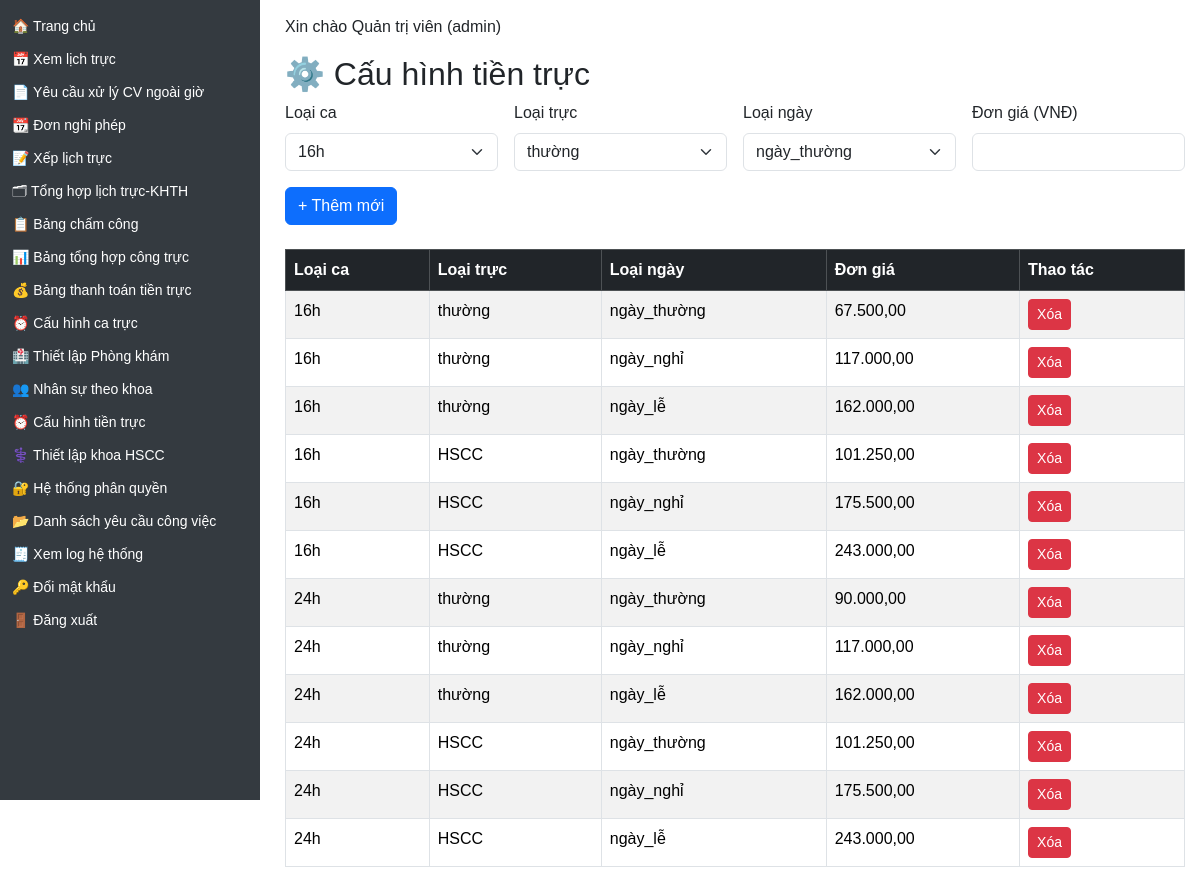
/shift-rate-config (signed in), run on the app's committed database.
### models/user.py (models this page shows)
class User(db.Model, UserMixin):
    __tablename__ = 'user'
    id = db.Column(db.Integer, primary_key=True)
    name = db.Column(db.String(100), nullable=False)
    username = db.Column(db.String(50), unique=True, nullable=False)
    password = db.Column(db.String(100), nullable=False)
    role = db.Column(db.String(20))  # admin / manager / user
    department = db.Column(db.String(100))
    position = db.Column(db.String(50))  # Bác sĩ / Điều dưỡng / KTV...
    contract_type = db.Column(db.String(50))  # Hợp đồng / Biên chế / v.v.
    email = db.Column(db.String(120))
    phone = db.Column(db.String(20))
    start_year = db.Column(db.Integer)  # ✅ Năm vào công tác (mới thêm)
    schedules = relationship("Schedule", back_populates="user")
    leave_requests = relationship('LeaveRequest', back_populates='user')

### models/shift_rate_config.py (models this page shows)
class ShiftRateConfig(db.Model):
    __tablename__ = 'shift_rate_config'
    id = db.Column(db.Integer, primary_key=True)
    ca_loai = db.Column(db.String(10), nullable=False)         # "16h" hoặc "24h"
    truc_loai = db.Column(db.String(10), nullable=False)       # "thường" hoặc "HSCC"
    ngay_loai = db.Column(db.String(20), nullable=False)       # "ngày_thường", "ngày_nghỉ", "ngày_lễ"
    don_gia = db.Column(db.Integer, nullable=False)            # Ví dụ: 117000

### app.py (the view, shortened to what this page needs)
@app.route('/shift-rate-config', methods=['GET', 'POST'])
def shift_rate_config():
    if session.get('role') != 'admin':
        return "Chỉ admin mới được phép truy cập."
    rates = ShiftRateConfig.query.all()
    return render_template('shift_rate_config.html', rates=rates)

### app.py (called while the page is built)
@login_manager.user_loader
def load_user(user_id):
    return db.session.get(User, int(user_id))

@app.context_processor
def inject_user():
    user = None
    if 'user_id' in session:
        user = db.session.get(User, session['user_id'])
    return dict(user=user)

@app.context_processor
def inject_helpers():
    return dict(get_titled_names=get_titled_names)

@app.context_processor
def inject_helpers():
    return dict(get_titled_names=get_titled_names)

### templates/shift_rate_config.html (shortened to what this page needs)
{% extends 'layout.html' %}
{% block content %}
<h2>⚙️ Cấu hình tiền trực</h2>
<form method="post" class="mb-4">
  <div class="row g-3">
    <div class="col-md-3">
      <label class="form-label">Loại ca</label>
      <select name="ca_loai" class="form-select">
        <option>16h</option>
      </select>
    </div>
    <div class="col-md-3">
      <label class="form-label">Loại trực</label>
      <select name="truc_loai" class="form-select">
        <option>thường</option>
      </select>
    </div>
    <div class="col-md-3">
      <label class="form-label">Loại ngày</label>
      <select name="ngay_loai" class="form-select">
        <option>ngày_thường</option>
      </select>
    </div>
    <div class="col-md-3">
      <label class="form-label">Đơn giá (VNĐ)</label>
      <input type="number" name="don_gia" class="form-control" required>
    </div>
  </div>
  <button type="submit" class="btn btn-primary mt-3">+ Thêm mới</button>
</form>
<table class="table table-bordered table-striped">
  <thead class="table-dark">
    <tr>
      <th>Loại ca</th><th>Loại trực</th><th>Loại ngày</th><th>Đơn giá</th><th>Thao tác</th>
    </tr>
  </thead>
  <tbody>
    {% for r in rates %}
    <tr>
      <td>{{ r.ca_loai }}</td>
      <td>{{ r.truc_loai }}</td>
      <td>{{ r.ngay_loai }}</td>
      <td>{{ "{:,.2f}".format(r.don_gia).replace(",", "X").replace(".", ",").replace("X", ".") }}</td>
      <td><a href="/shift-rate-config/delete/{{ r.id }}" class="btn btn-sm btn-danger">Xóa</a></td>
    </tr>
    {% endfor %}
  </tbody>
</table>
{% endblock %}

### templates/layout.html (shortened to what this page needs)
<!DOCTYPE html>
<html lang="vi">
<head>
  <link rel="stylesheet" href="https://cdn.jsdelivr.net/npm/bootstrap@5.3.3/dist/css/bootstrap.min.css">
</head>
<body>
  <div class="sidebar">
    <ul>
      <li><a href="/">🏠 Trang chủ</a></li>
      {% if session.get('role') in ['admin', 'user', 'manager'] %}
	<li><a href="/schedule">📅 Xem lịch trực</a></li>
	<li><a href="/yeu-cau-xu-ly-cong-viec">📄 Yêu cầu xử lý CV ngoài giờ</a></li>
	<li><a href="/leaves">📆 Đơn nghỉ phép</a></li>
      {% endif %}
      {% if session.get('role') in ['admin', 'manager'] %}
	<li><a href="/assign">📝 Xếp lịch trực</a></li>
        <li><a href="/report-all">🗂 Tổng hợp lịch trực-KHTH</a></li>
        <li><a href="/bang-cham-cong">📋 Bảng chấm công</a></li>
	<li><a href="/tong-hop-cong-truc-view">📊 Bảng tổng hợp công trực</a></li>
        <li><a href="{{ url_for('shift_payment_view') }}">💰 Bảng thanh toán tiền trực</a></li>
        <li><a href="/shifts">⏰ Cấu hình ca trực</a></li>
        <li><a class="nav-link" href="/clinic-rooms">🏥 Thiết lập Phòng khám</a></li>
        <li><a href="/users-by-department">👥 Nhân sự theo khoa</a></li>
      {% endif %}
      {% if session.get('role') == 'admin' %}
        <li><a href="/shift-rate-config">⏰ Cấu hình tiền trực</a></li>
        <li><a href="/configure-hscc">⚕️ Thiết lập khoa HSCC</a></li>
        <li><a href="/roles">🔐 Hệ thống phân quyền</a></li>
	<li><a href="/danh-sach-yeu-cau">📂 Danh sách yêu cầu công việc</a></li>
	<li><a href="{{ url_for('view_log') }}">🧾 Xem log hệ thống</a></li>
      {% endif %}
      <li><a href="/change-password">🔑 Đổi mật khẩu</a></li>
      <li><a href="/logout">🚪 Đăng xuất</a></li>
    </ul>
  </div>
  <div class="content">
    {% if user %}
      <p class="d-print-none">Xin chào {{ user.name }} ({{ user.role }})</p>
    {% else %}
      <p>Xin chào Khách</p>
    {% endif %}
    {% block content %}{% endblock %}
  </div>
</body>
</html>

### templates/layout.html (style rules this page uses)
body { margin: 0; font-family: Arial, sans-serif; }
.sidebar { height: 100vh; width: 260px; position: fixed; top: 0; left: 0; background-color: #343a40; padding-top: 10px; color: white; }
.sidebar ul { list-style-type: none; padding: 0; }
.sidebar ul li { padding: 6px 12px; font-size: 14px; }
.sidebar ul li a { color: white; text-decoration: none; display: block; }
.content { margin-left: 270px; padding: 15px; }

### data on the page
User: name "Quản trị viên", role "admin"
ShiftRateConfig: ca_loai "16h", truc_loai "thường", ngay_loai "ngày_thường", don_gia "67.500,00"
ShiftRateConfig: ca_loai "16h", truc_loai "thường", ngay_loai "ngày_nghỉ", don_gia "117.000,00"
ShiftRateConfig: ca_loai "16h", truc_loai "thường", ngay_loai "ngày_lễ", don_gia "162.000,00"
ShiftRateConfig: ca_loai "16h", truc_loai "HSCC", ngay_loai "ngày_thường", don_gia "101.250,00"
ShiftRateConfig: ca_loai "16h", truc_loai "HSCC", ngay_loai "ngày_nghỉ", don_gia "175.500,00"
ShiftRateConfig: ca_loai "16h", truc_loai "HSCC", ngay_loai "ngày_lễ", don_gia "243.000,00"
ShiftRateConfig: ca_loai "24h", truc_loai "thường", ngay_loai "ngày_thường", don_gia "90.000,00"
ShiftRateConfig: ca_loai "24h", truc_loai "thường", ngay_loai "ngày_nghỉ", don_gia "117.000,00"
ShiftRateConfig: ca_loai "24h", truc_loai "thường", ngay_loai "ngày_lễ", don_gia "162.000,00"
ShiftRateConfig: ca_loai "24h", truc_loai "HSCC", ngay_loai "ngày_thường", don_gia "101.250,00"
ShiftRateConfig: ca_loai "24h", truc_loai "HSCC", ngay_loai "ngày_nghỉ", don_gia "175.500,00"
ShiftRateConfig: ca_loai "24h", truc_loai "HSCC", ngay_loai "ngày_lễ", don_gia "243.000,00"
